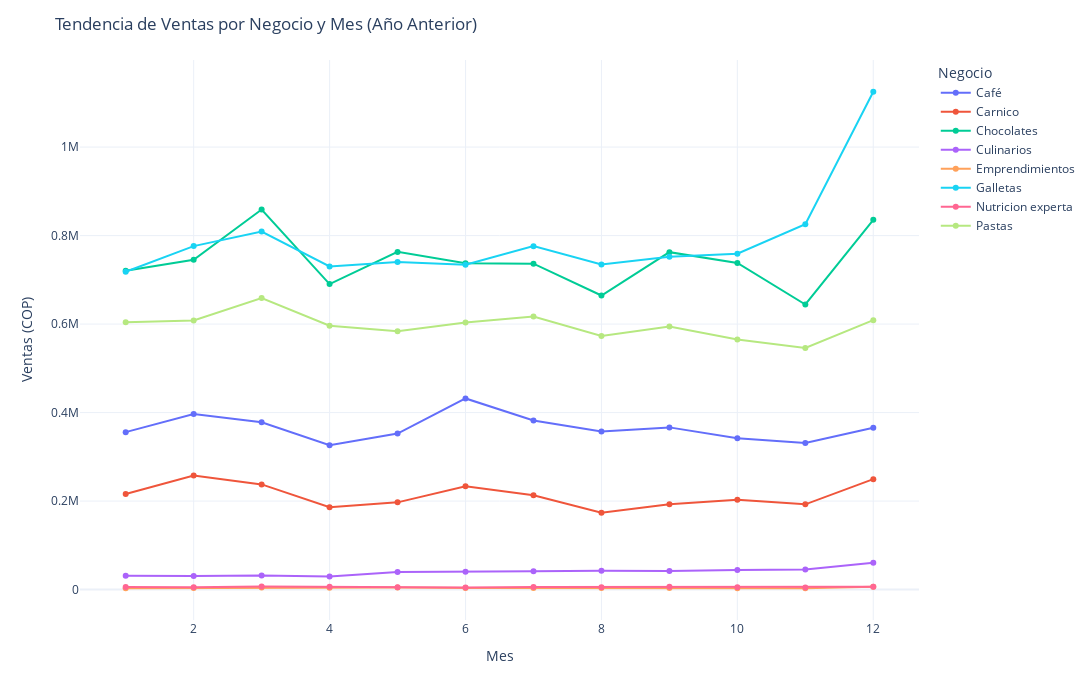

The cell this chart's notebook holds for it:
### Markdown cell above
El primer gráfico compara las ventas de por negocio durante los meses del año
la idea es poder identificar tendencias crecientes o decrecientes que permitan hacer zoom sobre determinado negocio.

### Code cell
variables_a_agrupar= ['mes','negocio'] # variables a agrupar
variables_numericas ={'venta_cop_año_ant':'sum','venta_un_ant':'sum'}
ventas_por_negocio_sorted = data_ajustada.groupby(variables_a_agrupar).agg(variables_numericas).reset_index()
ventas_por_negocio_sorted = ventas_por_negocio_sorted.sort_values('mes', ascending=True)

# Gráfico de lineas por mes y negocio
fig = px.line(
    ventas_por_negocio_sorted,
    x='mes',
    y='venta_cop_año_ant',
    color='negocio',  # Cada negocio una línea distinta
    markers=True,     # Opcional: puntos en cada mes
    line_shape='linear',  # Forzamos línea continua (opcional, pero ayuda)
)
fig.update_layout(
    title='Tendencia de Ventas por Negocio y Mes (Año Anterior)',
    xaxis_title='Mes',
    yaxis_title='Ventas (COP)',
    height=700,
    width=1100,
    template='plotly_white',
    legend_title='Negocio',
)
fig.show()

### Figure 1 — Plotly figure (JSON) as saved in the notebook; plotly's stock layout.template omitted (floating-point values rounded to 4 significant figures)
{"data": [{"hovertemplate": "negocio=Café<br>mes=%{x}<br>venta_cop_año_ant=%{y}<extra></extra>", "legendgroup": "Café", "line": {"color": "#636efa", "dash": "solid", "shape": "linear"}, "marker": {"symbol": "circle"}, "mode": "lines+markers", "name": "Café", "orientation": "v", "showlegend": true, "type": "scatter", "x": [1, 2, 3, 4, 5, 6, 7, 8, 9, 10, 11, 12], "xaxis": "x", "y": [355799, 396783, 378200, 326356, 352594, 431936, 382235, 357033, 366523, 341866, 331361, 365672], "yaxis": "y"}, {"hovertemplate": "negocio=Carnico<br>mes=%{x}<br>venta_cop_año_ant=%{y}<extra></extra>", "legendgroup": "Carnico", "line": {"color": "#EF553B", "dash": "solid", "shape": "linear"}, "marker": {"symbol": "circle"}, "mode": "lines+markers", "name": "Carnico", "orientation": "v", "showlegend": true, "type": "scatter", "x": [1, 2, 3, 4, 5, 6, 7, 8, 9, 10, 11, 12], "xaxis": "x", "y": [215805, 257836, 237619, 186050, 197089, 233214, 213193, 173571, 192999, 202780, 192546, 249514], "yaxis": "y"}, {"hovertemplate": "negocio=Chocolates<br>mes=%{x}<br>venta_cop_año_ant=%{y}<extra></extra>", "legendgroup": "Chocolates", "line": {"color": "#00cc96", "dash": "solid", "shape": "linear"}, "marker": {"symbol": "circle"}, "mode": "lines+markers", "name": "Chocolates", "orientation": "v", "showlegend": true, "type": "scatter", "x": [1, 2, 3, 4, 5, 6, 7, 8, 9, 10, 11, 12], "xaxis": "x", "y": [720400.0, 745500.0, 858800.0, 690400.0, 763200.0, 737700.0, 736600.0, 664500.0, 762500.0, 738000.0, 644300.0, 835500.0], "yaxis": "y"}, {"hovertemplate": "negocio=Culinarios<br>mes=%{x}<br>venta_cop_año_ant=%{y}<extra></extra>", "legendgroup": "Culinarios", "line": {"color": "#ab63fa", "dash": "solid", "shape": "linear"}, "marker": {"symbol": "circle"}, "mode": "lines+markers", "name": "Culinarios", "orientation": "v", "showlegend": true, "type": "scatter", "x": [1, 2, 3, 4, 5, 6, 7, 8, 9, 10, 11, 12], "xaxis": "x", "y": [31130, 30620, 32014, 29337, 39808, 39978, 41366, 42780, 42207, 43947, 45193, 60319], "yaxis": "y"}, {"hovertemplate": "negocio=Emprendimientos<br>mes=%{x}<br>venta_cop_año_ant=%{y}<extra></extra>", "legendgroup": "Emprendimientos", "line": {"color": "#FFA15A", "dash": "solid", "shape": "linear"}, "marker": {"symbol": "circle"}, "mode": "lines+markers", "name": "Emprendimientos", "orientation": "v", "showlegend": true, "type": "scatter", "x": [1, 2, 3, 4, 5, 6, 7, 8, 9, 10, 11, 12], "xaxis": "x", "y": [3090, 3512, 4512, 4066, 4468, 3655, 3332, 3686, 3546, 3189, 2965, 6416], "yaxis": "y"}, {"hovertemplate": "negocio=Galletas<br>mes=%{x}<br>venta_cop_año_ant=%{y}<extra></extra>", "legendgroup": "Galletas", "line": {"color": "#19d3f3", "dash": "solid", "shape": "linear"}, "marker": {"symbol": "circle"}, "mode": "lines+markers", "name": "Galletas", "orientation": "v", "showlegend": true, "type": "scatter", "x": [1, 2, 3, 4, 5, 6, 7, 8, 9, 10, 11, 12], "xaxis": "x", "y": [718300.0, 776200.0, 809200.0, 730200.0, 740100.0, 734300.0, 776100.0, 734600.0, 752200.0, 759000.0, 825700.0, 1125000.0], "yaxis": "y"}, {"hovertemplate": "negocio=Nutricion experta<br>mes=%{x}<br>venta_cop_año_ant=%{y}<extra></extra>", "legendgroup": "Nutricion experta", "line": {"color": "#FF6692", "dash": "solid", "shape": "linear"}, "marker": {"symbol": "circle"}, "mode": "lines+markers", "name": "Nutricion experta", "orientation": "v", "showlegend": true, "type": "scatter", "x": [1, 2, 3, 4, 5, 6, 7, 8, 9, 10, 11, 12], "xaxis": "x", "y": [5878, 5307, 7117, 6327, 5357, 4678, 5740, 5500, 6099, 5264, 4760, 6153], "yaxis": "y"}, {"hovertemplate": "negocio=Pastas<br>mes=%{x}<br>venta_cop_año_ant=%{y}<extra></extra>", "legendgroup": "Pastas", "line": {"color": "#B6E880", "dash": "solid", "shape": "linear"}, "marker": {"symbol": "circle"}, "mode": "lines+markers", "name": "Pastas", "orientation": "v", "showlegend": true, "type": "scatter", "x": [1, 2, 3, 4, 5, 6, 7, 8, 9, 10, 11, 12], "xaxis": "x", "y": [604275, 608105, 658821, 596118, 583933, 603768, 617260, 572927, 594498, 564953, 546192, 608775], "yaxis": "y"}], "layout": {"height": 700, "legend": {"title": {"text": "Negocio"}, "tracegroupgap": 0}, "margin": {"t": 60}, "title": {"text": "Tendencia de Ventas por Negocio y Mes (Año Anterior)"}, "width": 1100, "xaxis": {"anchor": "y", "domain": [0, 1], "title": {"text": "Mes"}}, "yaxis": {"anchor": "x", "domain": [0, 1], "title": {"text": "Ventas (COP)"}}}}
